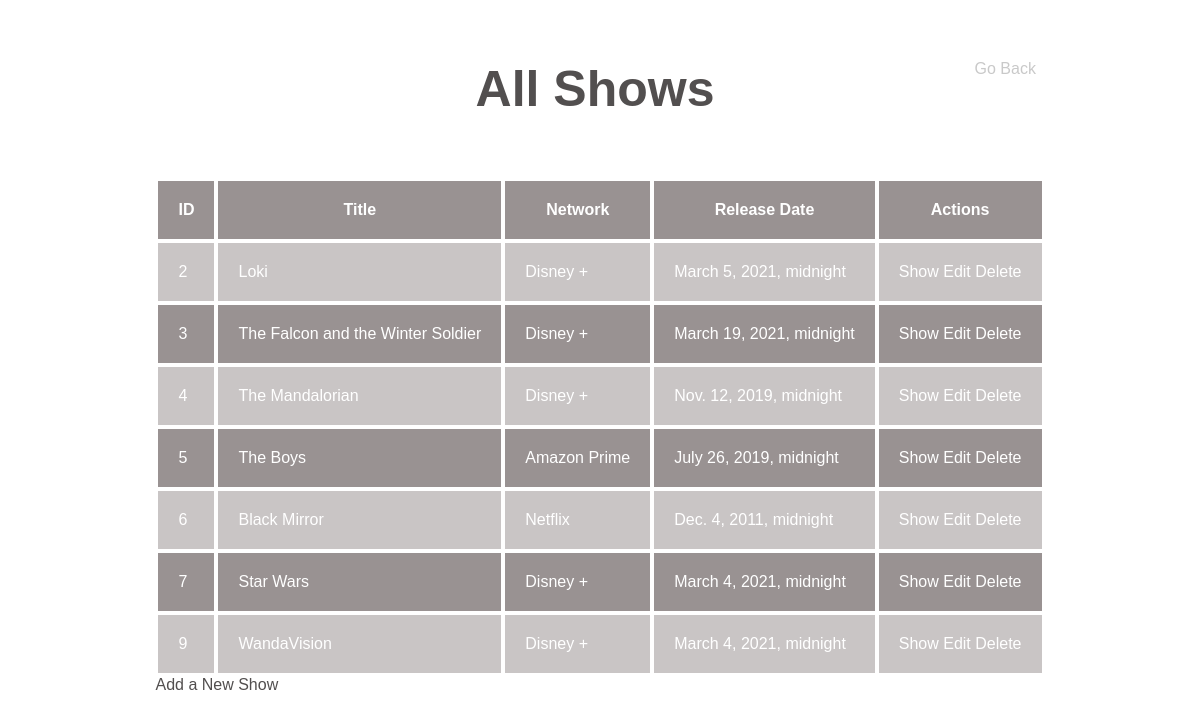
/shows, run on the app's committed database.
### app_one/models.py (models this page shows)
class Show(models.Model):
    title = models.CharField(max_length=30)
    network = models.CharField(max_length=10)
    release_date = models.DateTimeField()
    desc = models.TextField()
    objects = Show_Manager()
    created_at = models.DateTimeField(auto_now_add=True)
    updated_at = models.DateTimeField(auto_now=True)

### app_one/views.py (the view)
# urls.py: path('shows', views.show),
def show(request):
    context = {
        "shows" : Show.objects.all()
    }
    return render(request, "shows.html", context)

### app_one/templates/shows.html (shortened to what this page needs)
<!DOCTYPE html>
<html lang="en">
<head>
    {% load static %}
    <link rel="stylesheet" href="{% static 'shows.css' %}">
</head>
<body class="container">
    <a href="/shows" class="back">Go Back</a>
    <h1>All Shows</h1>
    <table>
        <tr>
            <th>ID</th>
            <th>Title</th>
            <th>Network</th>
            <th>Release Date</th>
            <th>Actions</th>
        </tr>
        {% for show in shows %}
        <tr>
            <td>{{ show.id }}</td>
            <td>{{ show.title }}</td>
            <td>{{ show.network }}</td>
            <td>{{ show.release_date }}</td>
            <td>
                <a href="/shows/{{show.id}}">Show</a>
                <a href="/shows/{{show.id}}/edit">Edit</a>
                <a href="/shows/{{show.id}}/destroy">Delete</a>
            </td>
        </tr>
        {% endfor %}
    </table>
    <a href="/shows/new" class="add">Add a New Show</a>
</body>
</body>
</html>

### app_one/static/shows.css (style rules this page uses)
.container { font-family: sans-serif; margin: 0 auto; width: fit-content; }
a { text-decoration: none; color: white; }
.back { float: right; color: #C9C9C9; height: 20px; width: 70px; }
h1 { color: rgb(82, 79, 79); font-size: 50px; text-align: center; margin: 60px; }
th, td { border: solid 1px white; padding: 20px; color: white; }
tr:nth-child(even) { background-color: #c9c5c5; }
tr:nth-child(odd) { background-color: #999292; }
.add { color: rgb(82, 79, 79); padding-top: 19px; }

### data on the page
Show: id "2", title "Loki", network "Disney +", release_date "March 5, 2021, midnight"
Show: id "3", title "The Falcon and the Winter Soldier", network "Disney +", release_date "March 19, 2021, midnight"
Show: id "4", title "The Mandalorian", network "Disney +", release_date "Nov. 12, 2019, midnight"
Show: id "5", title "The Boys", network "Amazon Prime", release_date "July 26, 2019, midnight"
Show: id "6", title "Black Mirror", network "Netflix", release_date "Dec. 4, 2011, midnight"
Show: id "7", title "Star Wars", network "Disney +", release_date "March 4, 2021, midnight"
Show: id "9", title "WandaVision", network "Disney +", release_date "March 4, 2021, midnight"
